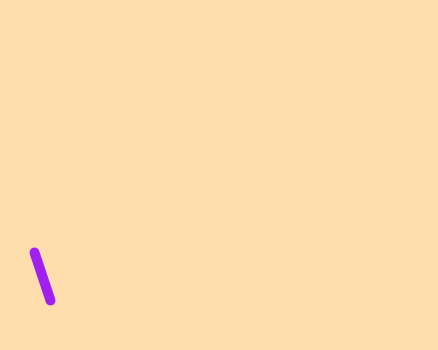
Frame 1 (no input)
Frame 60 (the mouse pressed at the canvas centre just before this capture): identical to frame 1, image omitted
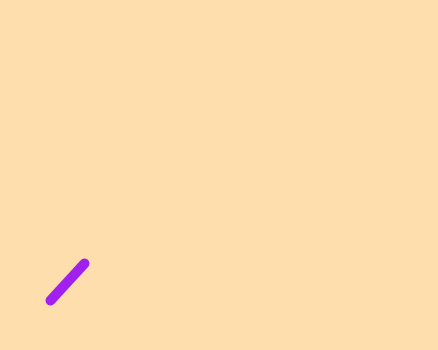
Frame 120 (the mouse held since frame 60 and released just before this capture)

The Processing sketch that drew these frames (run headless with seeded random() and noise(); from frame 60 on, the mouse is pressed at the canvas centre):

// Processing sketch: processing_150944
// ── processing_150944.pde

/*Ejercicio Vectores: Hacer un ’buble-shooter’ sencillo (sólo
lanzador de bolas*/

PVector raton, center;
boolean shoot = false;
float vel = 0.001;
float incX, incY;


void setup() {
  size(438,350);
  smooth();
} 

void draw() {
  background(255,222,173,0);
  
  // Two PVectors, one for the mouse location and one for the center of the window.
  raton = new PVector(mouseX,mouseY);
  center = new PVector(100,300);
  
  // PVector subtraction!
  raton.sub(center);
  // In this example, after the vector is normalized it is 
  // multiplied by 50 so that it is viewable onscreen.  
  // Note that no matter where the mouse is, the vector will 
  // have same length (50), due to the normalization process.
  raton.normalize();
  raton.mult(50);
  
  // Draw a line to represent the vector.
  
  translate(50,300);
  strokeWeight(10);
  stroke(160,32,240,255);
  line(0,0,raton.x,raton.y);
  
  
  if(mousePressed) { // recibe la llamada al evento de ratón y pone a verdadero la variable shoot
    shoot = true;
  }
  
  if(shoot == true && (incX < 700 || incY > 350)){
    incX += vel + raton.x;
    incY += vel + raton.y;
    
    
    fill(160,32,240,255);
    ellipse(raton.x + incX, raton.y + incY, 10, 10);
  }else{
    shoot = false;
    incX=0.0;
    incY=0.0;
  }
}
